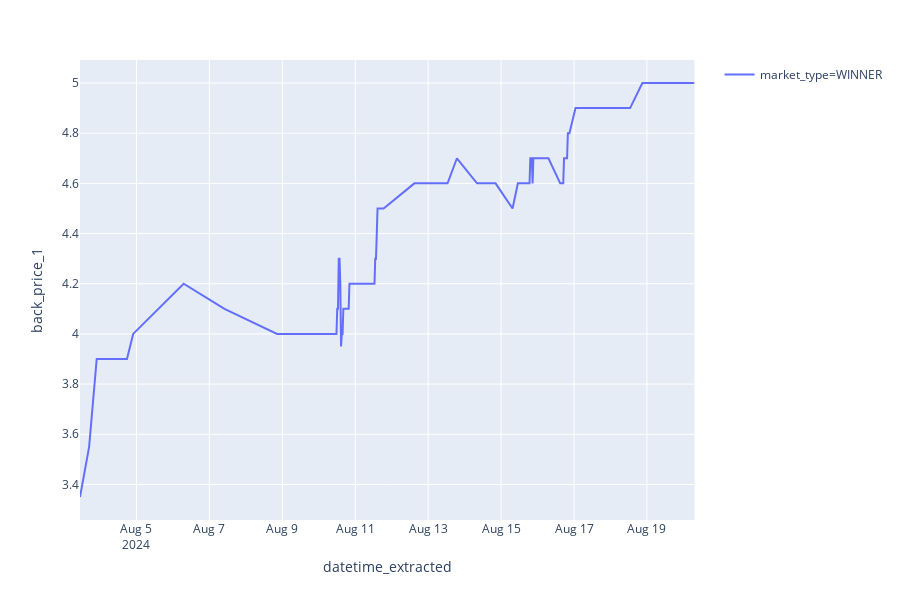

Write notebook code for a chart like this one.
### Code cell
include = ['WINNER', 'TOP_4_FINISH_FT'] # , 'TOP_2_FINISH'
price = 'back_price_1'
plot_data = league_odds[(league_odds['runner_name']==team) & (league_odds['market_type'].isin(include))].sort_values('datetime_extracted')
px.line(data_frame=plot_data, x='datetime_extracted', y=price, color='market_type')

### Figure 1 — Plotly figure (JSON) as saved in the notebook; plotly's stock layout.template omitted (floating-point values rounded to 4 significant figures; data arrays with more than 128 entries replaced by an {"elided": "..."} marker saying what was removed)
{"data": [{"hoverlabel": {"namelength": 0}, "hovertemplate": "market_type=WINNER<br>datetime_extracted=%{x}<br>back_price_1=%{y}", "legendgroup": "market_type=WINNER", "line": {"color": "#636efa", "dash": "solid"}, "mode": "lines", "name": "market_type=WINNER", "showlegend": true, "type": "scatter", "x": {"elided": "175 str values"}, "xaxis": "x", "y": {"elided": "175 float values"}, "yaxis": "y"}], "layout": {"height": 600, "legend": {"tracegroupgap": 0}, "margin": {"t": 60}, "xaxis": {"anchor": "y", "domain": [0, 0.98], "title": {"text": "datetime_extracted"}}, "yaxis": {"anchor": "x", "domain": [0, 1], "title": {"text": "back_price_1"}}}}
